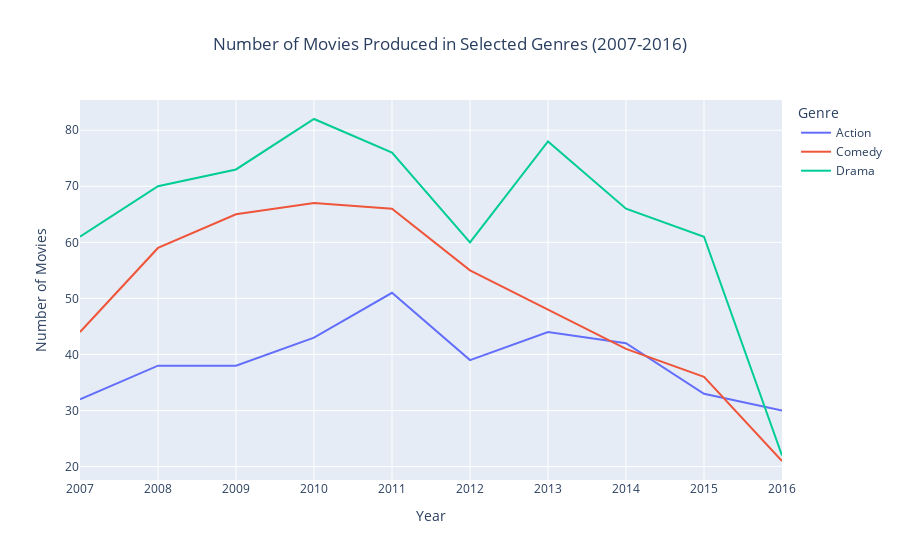

Notebook source saved alongside this figure:
### Markdown cell above
Plot

### Code cell
fig = px.line(
    genre_counts,
    x='release_year',
    y='movie_count',
    color='genre_name',
    title='Number of Movies Produced in Selected Genres (2007-2016)',
    labels={'release_year': 'Year', 'movie_count': 'Number of Movies', 'genre_name': 'Genre'}
)

# Update layout for better readability
fig.update_layout(
    xaxis=dict(tickmode='linear', dtick=1),
    yaxis_title='Number of Movies',
    xaxis_title='Year',
    title_x=0.5
)

fig.show()

### Figure 1 — Plotly figure (JSON) as saved in the notebook; plotly's stock layout.template omitted (floating-point values rounded to 4 significant figures)
{"data": [{"hovertemplate": "Genre=Action<br>Year=%{x}<br>Number of Movies=%{y}<extra></extra>", "legendgroup": "Action", "line": {"color": "#636efa", "dash": "solid"}, "marker": {"symbol": "circle"}, "mode": "lines", "name": "Action", "orientation": "v", "showlegend": true, "type": "scatter", "x": [2007, 2008, 2009, 2010, 2011, 2012, 2013, 2014, 2015, 2016], "xaxis": "x", "y": [32, 38, 38, 43, 51, 39, 44, 42, 33, 30], "yaxis": "y"}, {"hovertemplate": "Genre=Comedy<br>Year=%{x}<br>Number of Movies=%{y}<extra></extra>", "legendgroup": "Comedy", "line": {"color": "#EF553B", "dash": "solid"}, "marker": {"symbol": "circle"}, "mode": "lines", "name": "Comedy", "orientation": "v", "showlegend": true, "type": "scatter", "x": [2007, 2008, 2009, 2010, 2011, 2012, 2013, 2014, 2015, 2016], "xaxis": "x", "y": [44, 59, 65, 67, 66, 55, 48, 41, 36, 21], "yaxis": "y"}, {"hovertemplate": "Genre=Drama<br>Year=%{x}<br>Number of Movies=%{y}<extra></extra>", "legendgroup": "Drama", "line": {"color": "#00cc96", "dash": "solid"}, "marker": {"symbol": "circle"}, "mode": "lines", "name": "Drama", "orientation": "v", "showlegend": true, "type": "scatter", "x": [2007, 2008, 2009, 2010, 2011, 2012, 2013, 2014, 2015, 2016], "xaxis": "x", "y": [61, 70, 73, 82, 76, 60, 78, 66, 61, 22], "yaxis": "y"}], "layout": {"legend": {"title": {"text": "Genre"}, "tracegroupgap": 0}, "title": {"text": "Number of Movies Produced in Selected Genres (2007-2016)", "x": 0.5}, "xaxis": {"anchor": "y", "domain": [0, 1], "dtick": 1, "tickmode": "linear", "title": {"text": "Year"}}, "yaxis": {"anchor": "x", "domain": [0, 1], "title": {"text": "Number of Movies"}}}}
